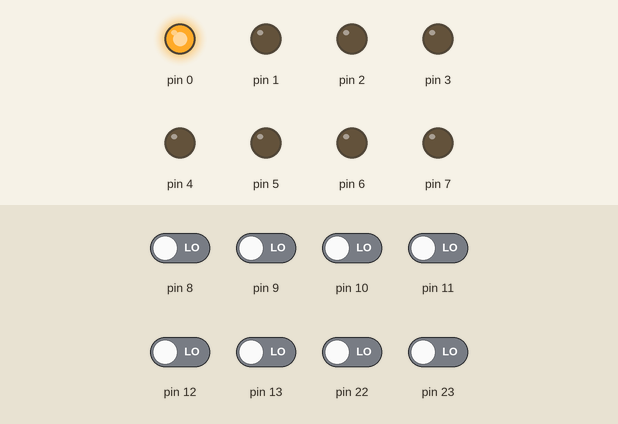
This sketch was run on a simulated Arduino Uno, built with avr-gcc and run on an emulated ATmega328P. On the bench: output pins drawn as LEDs (lit = HIGH). Dashed ring = blinking. The inputs (shaded band) are chosen by the test bench; at power-on: pin 8–13, pin 22, pin 23 LOW.

Above: at 1.2 s.
1.3 s: pin 8 driven HIGH
At 4.2 s:
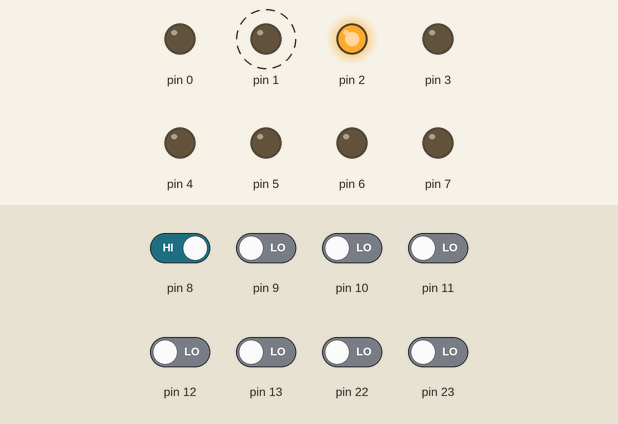
4.3 s: pin 9 driven HIGH
At 5.4 s:
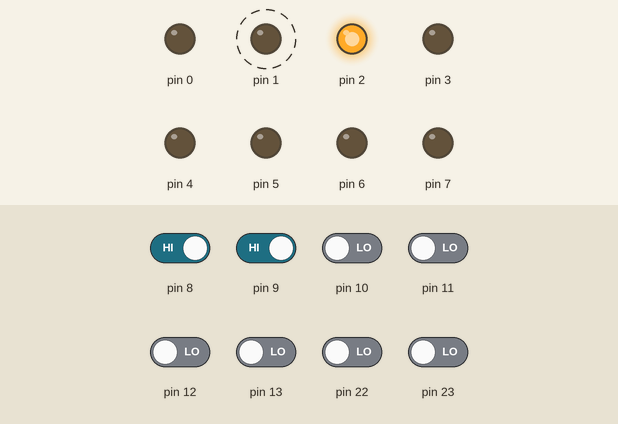
5.8 s: pin 9 driven LOW
At 8.7 s:
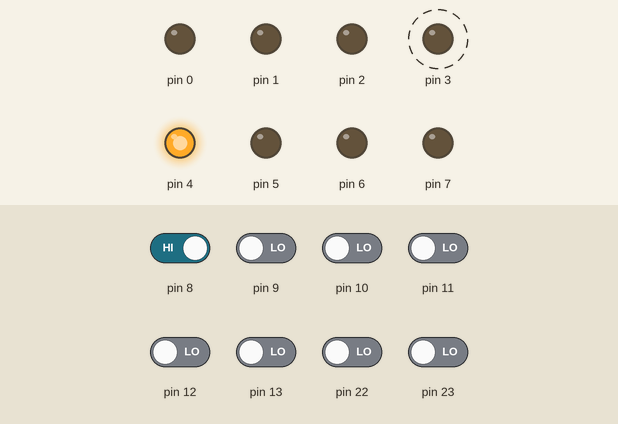
8.8 s: pin 8 driven LOW
At 9.7 s:
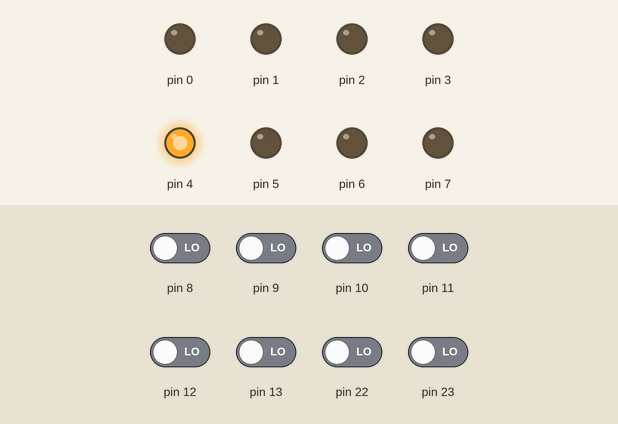
Timing chart, 0 to 11.3 s (numbered marks = the images above; inputs shaded):
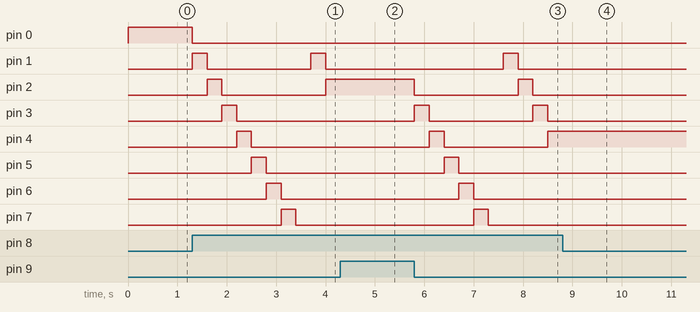

Measured:
- after the input at 1.3 s, pin 0: HIGH → LOW at once; pin 1: alternates HIGH for 0.30 s and LOW for 2.1 s, starting at once; pin 2: LOW → HIGH after 0.30 s, → LOW 0.30 s later, → HIGH 2.1 s later; pin 3: LOW → HIGH after 0.60 s, → LOW 0.30 s later; pin 4: LOW → HIGH after 0.90 s, → LOW 0.30 s later
- after the input at 4.3 s, pin 2: stays HIGH (without the input it goes to LOW after 0.00 s); pin 3: stays LOW (without the input it goes to HIGH after 0.00 s)
- after the input at 5.8 s, pin 1: LOW → HIGH after 1.8 s, → LOW 0.30 s later; pin 2: HIGH → LOW at once, → HIGH 2.1 s later, → LOW 0.30 s later; pin 3: alternates HIGH for 0.30 s and LOW for 2.1 s, starting at once; pin 4: LOW → HIGH after 0.30 s, → LOW 0.30 s later, → HIGH 2.1 s later; pin 5: LOW → HIGH after 0.60 s, → LOW 0.30 s later
- after the input at 8.8 s, pin 1: stays LOW (without the input it goes to HIGH after 1.2 s); pin 2: stays LOW (without the input it goes to HIGH after 1.5 s)

The sketch:

Lab1.2.ino
```cpp
void setup()
{
  DDRD = 0b11111111;
  DDRB = 0b00000000;
}

void loop()
{
  int i = 0;
  PORTD = 0b00000001;

  while(i<=7)
  {
    if(PINB == 0b00000001)
    {
      PORTD = PORTD << 1;
      i++;
      delay(300);
    }
  }
}
```
